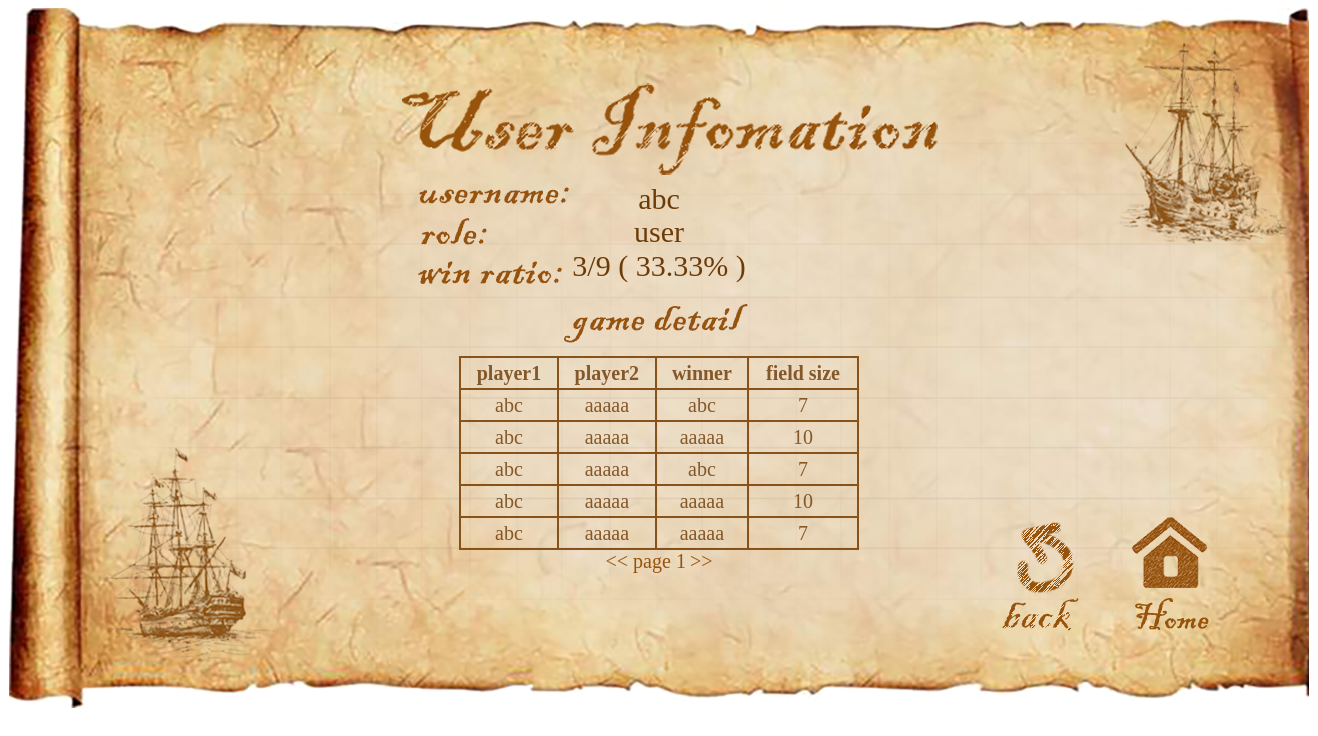
Page /user_info.php?current_page=1 (signed in) on the committed database.
### tables this page shows
CREATE TABLE `battles` (
  `bid` int(128) NOT NULL,
  `user1` int(128) NOT NULL,
  `user2` int(128) NOT NULL,
  `time` int(128) NOT NULL DEFAULT 0,
  `winner` int(128) NOT NULL,
  `score` int(100) NOT NULL DEFAULT 0,
  `fieldsize` int(10) NOT NULL
);

### include/util.inc.php (called while the page is built, shortened)
<?php
$USER_TABLE = 'users';
$BATTLE_TABLE = 'battles';
$PDO = getPDO();
function getPDO() {
    $host = 'localhost:3306';
    $db   = 'sea_battle';
    $user = 'root';
    $pass = '';
    $charset = 'utf8';
    $dsn = "mysql:host=$host;dbname=$db;charset=$charset";
    $options = [
        PDO::ATTR_ERRMODE            => PDO::ERRMODE_EXCEPTION,
        PDO::ATTR_DEFAULT_FETCH_MODE => PDO::FETCH_ASSOC,
        PDO::ATTR_EMULATE_PREPARES   => false,
    ];
    try {
        return new PDO($dsn, $user, $pass, $options);
    } catch (\PDOException $e) {
        throw new \PDOException($e->getMessage(), (int)$e->getCode());
    }
}
function getWinRate($userId){
    global $PDO, $BATTLE_TABLE;
    $userId = $PDO->quote($userId);
    $row = $PDO->query("SELECT COUNT(*) AS winnum FROM $BATTLE_TABLE WHERE winner = $userId")->fetch();
    $whole = $PDO->query("SELECT COUNT(*) AS allnum FROM $BATTLE_TABLE WHERE user1 = $userId OR user2 = $userId")->fetch();
    return round(($row['winnum']*100/$whole['allnum'] ),2);
}
function getWinNum($userId){
    global $PDO, $BATTLE_TABLE;
    $userId = $PDO->quote($userId);
    $row = $PDO->query("SELECT COUNT(*) AS num FROM $BATTLE_TABLE WHERE winner = $userId")->fetch();
    return $row['num'];
}
function getAllNum($userId){
    global $PDO, $BATTLE_TABLE;
    $row = $PDO->query("SELECT COUNT(*) AS num FROM $BATTLE_TABLE WHERE user1 = $userId OR user2 = $userId")->fetch();
    return $row['num'];
}
function getUserNameById($userid) {
    global $PDO, $USER_TABLE;
    $userid = $PDO->quote($userid);
    $row = $PDO->query("SELECT count(*) AS num FROM $USER_TABLE WHERE userid = $userid")->fetch();
    if($row['num']==0){
        return 'tourist';
    }
    else {
        $row = $PDO->query("SELECT username FROM $USER_TABLE WHERE userid = $userid")->fetch();
        return $row['username'];
    }
}
function getBattleRecord($userId){
    global $PDO, $BATTLE_TABLE;
    $rows = $PDO->query("SELECT * FROM $BATTLE_TABLE WHERE user1 = $userId OR user2 = $userId");
    $rets = array();
    foreach($rows as $row){
        $row['username1']=getUserNameById($row['user1']);
        $row['username2']=getUserNameById($row['user2']);
        $row['winner']=getUserNameById($row['winner']);
        $rets[]=$row;
    }
    return $rets;
}
?>

### user_info.php (the view, shortened to what this page needs)
<?php
    include("./include/util.inc.php");
    $username = $_SESSION['username'];
    $role = $_SESSION['role'];
    $userid = $_SESSION['userid'];
    $win_num = getWinNum($userid);
    $all_num = getAllNum($userid);
    $win_ratio = getWinRate($userid);
    $infos = getBattleRecord($userid);
    $cnt = count($infos);
    $current_page=$_GET['current_page'];
    $max_entry = 5;
    $prev_page = $current_page - 1;
    $next_page = $current_page + 1;
    if($current_page == 1){
        $prev_page = $current_page;
    }
?>
<!DOCTYPE HTML>
<html lang="en">
<head>
<link rel="stylesheet" href="css/style.css" type="text/css">
</head>
<body>
<div id="bg-userinfo" class="container">
<div id = "basic-info">
        <p><?=$username?></p>
        <p><?=$role?></p>
        <p><?=$win_num. '/' . $all_num . ' ( '.$win_ratio. '% )'?></p>
</div>
<div id="game-detail">
<table>
        <tr>
        <th>player1</th><th>player2</th><th>winner</th><th>field size</th>
        </tr>
        <?php
        for($i = ($current_page - 1) * $max_entry; $i  < $current_page  * $max_entry && $i < $cnt; $i++){
                $row = $infos[$i]; ?>
<tr>
<td><?= $row['username1'] ?></td><td><?= $row['username2'] ?></td><td><?= $row['winner'] ?></td><td><?= $row['fieldsize'] ?></td>
</tr>
<?php } ?>
    </table>
    <a href=<?= "user_info.php?current_page=".$prev_page ?>> << </a>
    <span>page <?= $current_page ?></span>
    <a href=<?= "user_info.php?current_page=".$next_page ?>> >> </a>
</div>
        <a href="lobby.php"><img id="back" src="img/back.png" alt="back"></a>
        <a href="index.php"><img id="home" src="img/home.png" alt="home"></a>
</div>
</body>
</html>

### css/style.css (style rules this page uses)
.container { margin:0 auto; text-align:center; width:1300px; height:700px; text-align:center; position: relative; }
#bg-userinfo { background-image: url(../img/bg-userinfo.png); background-repeat: no-repeat; background-position: contain; }
span { color:#97530b; font-family: Gabriola, 'Times New Roman'; font-size:20px; }
a { color:#97530b; font-family: Gabriola, 'Times New Roman'; font-size:20px; text-decoration: none; }
#back { position: absolute; left:75%; top:70%; }
#home { position: absolute; left:85%; top:70%; }
#basic-info { height:20%; width: 20%; margin:0 auto; padding-top:13%; }
#basic-info p { height:20%; color:#6c3b08; font-family: Gabriola, 'Times New Roman'; font-size:30px; margin-top:2%; margin-bottom:2%; }
#game-detail { height:30%; width: 40%; margin:0 auto; padding-top:3%; }
#game-detail table { border-collapse: collapse; width:400px; margin:0 auto; }
#game-detail table, th, td { border: 2px solid#7d4509; opacity: 0.9; }
#game-detail th, td { padding: 5px; color:#6c3b08; font-family: Gabriola, 'Times New Roman'; font-size:20px; line-height: 20px; }

### rows in the picture
battles: fieldsize "10"
battles: fieldsize "7"
battles: fieldsize "10"
battles: fieldsize "7"

### other values in the picture
$username "abc"
$role "user"
$win_num "3"
$all_num "9"
$win_ratio "33.33"
$row['username1'] "abc"
$row['username2'] "aaaaa"
$row['winner'] "abc"
$row['fieldsize'] "7"
$row['winner'] "aaaaa"
$current_page "1"
